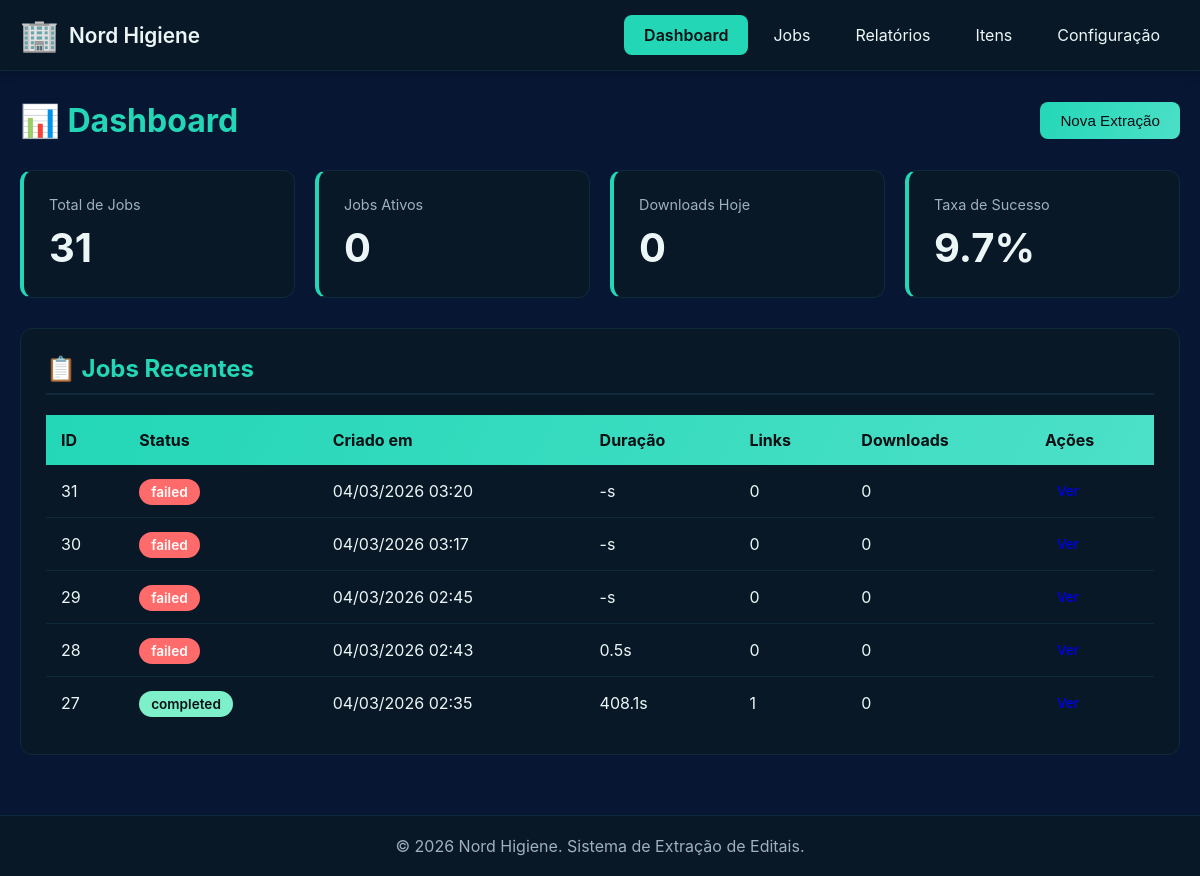
Before: / with the older database file.
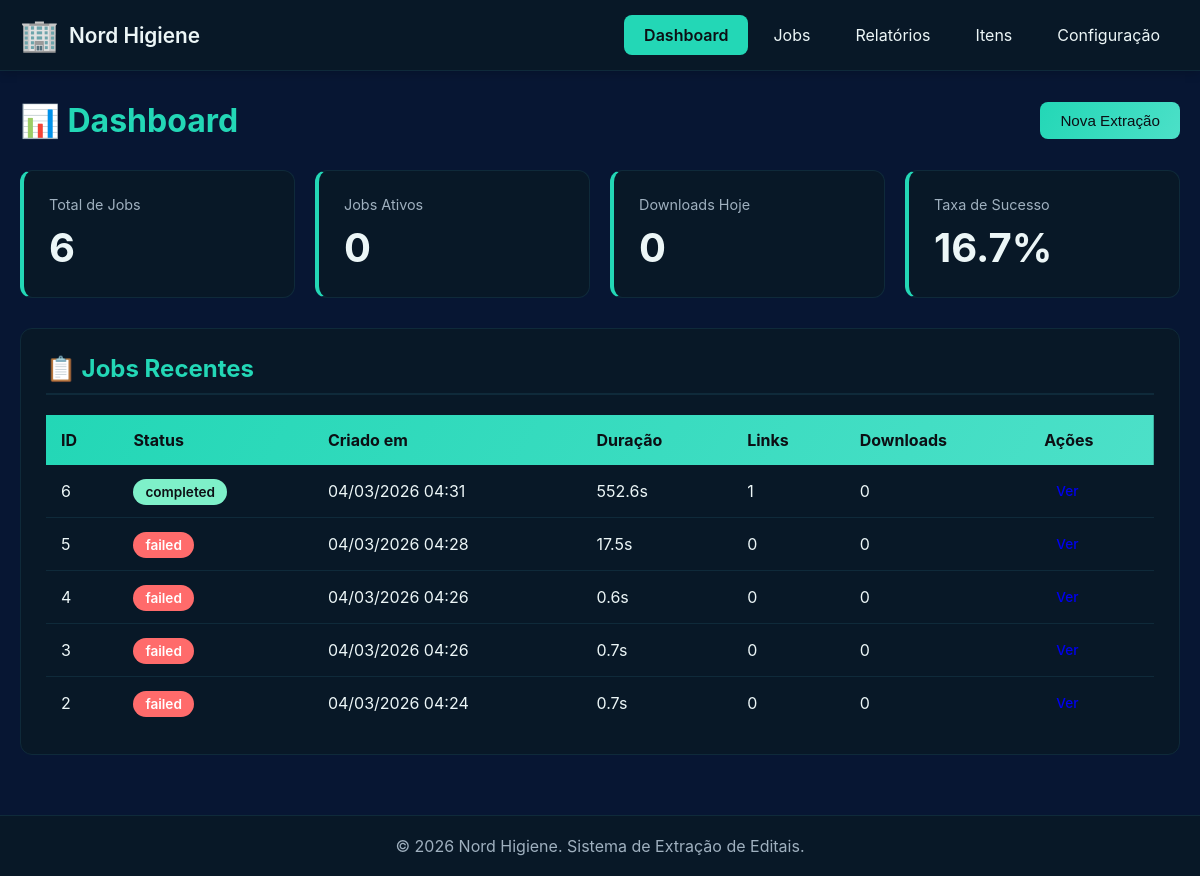
After: the same page with the newer database file.
### app/models/job.py (models this page shows, shortened)
class ExtractionJob(db.Model):
    __tablename__ = 'extraction_jobs'
    id = db.Column(db.Integer, primary_key=True)
    uuid = db.Column(db.String(36), unique=True, nullable=False, index=True)
    status = db.Column(db.String(20), nullable=False, default='pending', index=True)
    created_at = db.Column(db.DateTime, default=datetime.utcnow, nullable=False, index=True)
    started_at = db.Column(db.DateTime)
    completed_at = db.Column(db.DateTime)
    execution_time = db.Column(db.Float)  # segundos
    config_json = db.Column(db.Text, nullable=False)
    links_total = db.Column(db.Integer, default=0)
    processed = db.Column(db.Integer, default=0)
    downloaded = db.Column(db.Integer, default=0)
    skipped = db.Column(db.Integer, default=0)
    report_path = db.Column(db.String(512))
    error_message = db.Column(db.Text)
    error_traceback = db.Column(db.Text)
    items = db.relationship('ExtractedItem', backref='job', lazy='dynamic', cascade='all, delete-orphan')
    @property
    def config(self):
        """Retorna configuração como dict."""
        import json
        return json.loads(self.config_json) if self.config_json else {}

### app/routes/dashboard.py (the view)
@dashboard_bp.route('/')
def index():
    job_service = JobService()
    recent_jobs = job_service.list_jobs(limit=5)
    stats = job_service.get_dashboard_stats()
    default_credentials = {
        'vortal_user': os.environ.get('VORTAL_USER', ''),
        'vortal_password': os.environ.get('VORTAL_PASSWORD', ''),
        'acingov_user': os.environ.get('ACINGOV_USER', ''),
        'acingov_password': os.environ.get('ACINGOV_PASSWORD', ''),
    }
    return render_template('dashboard.html',
                       recent_jobs=recent_jobs,
                       stats=stats,
                       **default_credentials)

### app/services/job_service.py (called while the page is built)
    def list_jobs(self, status: str = None, limit: int = 50, offset: int = 0) -> list[ExtractionJob]:
        query = ExtractionJob.query
        if status:
            query = query.filter_by(status=status)
        return query.order_by(ExtractionJob.created_at.desc()).offset(offset).limit(limit).all()

    def get_dashboard_stats(self) -> dict:
        total_jobs = ExtractionJob.query.count()
        active_jobs = ExtractionJob.query.filter(ExtractionJob.status == 'running').count()
        today = datetime.utcnow().date()
        downloads_today = ExtractedItem.query.filter(
            ExtractedItem.downloaded == True,
            ExtractedItem.processing_date >= today
        ).count()
        completed_jobs = ExtractionJob.query.filter(ExtractionJob.status == 'completed').count()
        success_rate = (completed_jobs / total_jobs * 100) if total_jobs > 0 else 0
        return {
            'total_jobs': total_jobs,
            'active_jobs': active_jobs,
            'downloads_today': downloads_today,
            'success_rate': round(success_rate, 1),
        }

### app/templates/dashboard.html (shortened to what this page needs)
{% extends "base.html" %}
{% block content %}
<div class="page-header">
    <h1>📊 Dashboard</h1>
    <button class="btn btn-primary" onclick="startNewExtraction()">Nova Extração</button>
</div>
<div class="stats-grid">
    <div class="stat-card">
        <div class="stat-label">Total de Jobs</div>
        <div class="stat-value">{{ stats.total_jobs if stats else 0 }}</div>
    </div>
    <div class="stat-card">
        <div class="stat-label">Jobs Ativos</div>
        <div class="stat-value">{{ stats.active_jobs if stats else 0 }}</div>
    </div>
    <div class="stat-card">
        <div class="stat-label">Downloads Hoje</div>
        <div class="stat-value">{{ stats.downloads_today if stats else 0 }}</div>
    </div>
    <div class="stat-card">
        <div class="stat-label">Taxa de Sucesso</div>
        <div class="stat-value">{{ stats.success_rate if stats else 0 }}%</div>
    </div>
</div>
<div class="section">
    <h2>📋 Jobs Recentes</h2>
    <div class="table-container">
        <table class="data-table">
            <thead>
                <tr>
                    <th>ID</th>
                    <th>Status</th>
                    <th>Criado em</th>
                    <th>Duração</th>
                    <th>Links</th>
                    <th>Downloads</th>
                    <th>Ações</th>
                </tr>
            </thead>
            <tbody>
                {% if recent_jobs %}
                    {% for job in recent_jobs %}
                    <tr>
                        <td>{{ job.id }}</td>
                        <td>
                            <span class="status-badge status-{{ job.status }}">{{ job.status }}</span>
                        </td>
                        <td>{{ job.created_at.strftime('%d/%m/%Y %H:%M') if job.created_at else '-' }}</td>
                        <td>{{ "%.1f"|format(job.execution_time) if job.execution_time else '-' }}s</td>
                        <td>{{ job.links_total or 0 }}</td>
                        <td>{{ job.downloaded or 0 }}</td>
                        <td>
                            <a href="{{ url_for('dashboard.jobs_page') }}?uuid={{ job.uuid }}" class="btn btn-sm">Ver</a>
                        </td>
                    </tr>
                    {% endfor %}
                {% else %}
                    <tr>
                        <td colspan="7" class="text-center">Nenhum job encontrado</td>
                    </tr>
                {% endif %}
            </tbody>
        </table>
    </div>
</div>
{% endblock %}

Changed rows visible on the page:
removed ExtractionJob: id "31", status "failed", created_at "04/03/2026 03:20", execution_time "-", links_total "0", downloaded "0"
removed ExtractionJob: id "30", status "failed", created_at "04/03/2026 03:17", execution_time "-", links_total "0", downloaded "0"
removed ExtractionJob: id "29", status "failed", created_at "04/03/2026 02:45", execution_time "-", links_total "0", downloaded "0"
removed ExtractionJob: id "28", status "failed", created_at "04/03/2026 02:43", execution_time "0.5", links_total "0", downloaded "0"
removed ExtractionJob: id "27", status "completed", created_at "04/03/2026 02:35", execution_time "408.1", links_total "1", downloaded "0"
now on this page (row edited): ExtractionJob: id "6", status "completed", created_at "04/03/2026 04:31", execution_time "552.6", links_total "1", downloaded "0"
now on this page (row edited): ExtractionJob: id "5", status "failed", created_at "04/03/2026 04:28", execution_time "17.5", links_total "0", downloaded "0"
now on this page (row edited): ExtractionJob: id "4", status "failed", created_at "04/03/2026 04:26", execution_time "0.6", links_total "0", downloaded "0"
now on this page (row edited): ExtractionJob: id "3", status "failed", created_at "04/03/2026 04:26", execution_time "0.7", links_total "0", downloaded "0"
now on this page (row edited): ExtractionJob: id "2", status "failed", created_at "04/03/2026 04:24", execution_time "0.7", links_total "0", downloaded "0"
Other visible differences:
{{ stats.total_jobs if stats else 0 }}: "31" → "6"
{{ stats.success_rate if stats else 0 }}: "9.7" → "16.7"
